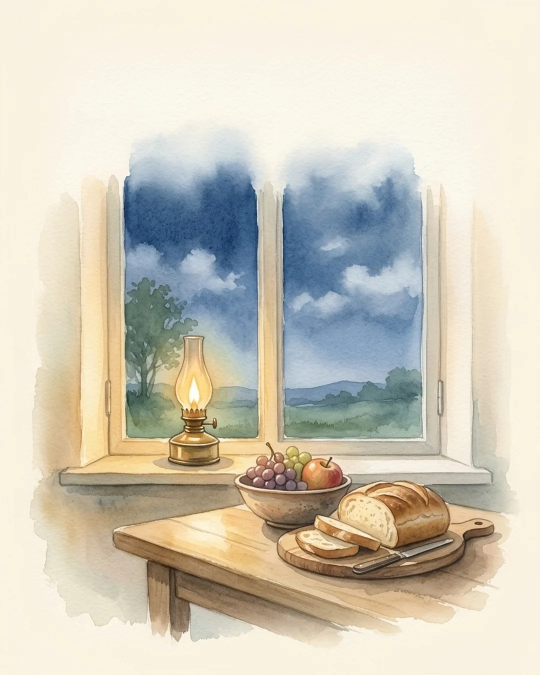
#> input picture imagens/12-24.webp, 1080 x 1350 px (shown at 1/2 size); its folder holds only this picture in this run
$ python folha_de_contato.py
#> lines starting #> are read from the running program, lines starting #| are printed output that depends on the picture
#!/usr/bin/env python3
"""Folhas de contato para a conferência visual das imagens geradas.

Uso: python ferramentas/folha_de_contato.py [pasta=imagens] [saida=ferramentas/imagens/qa] [padrao=*.webp]

O padrão filtra os arquivos (ex.: '*-catolico.webp' só a arte sacra; 'comum-*.webp').

Monta grades de 3 x 4 miniaturas (270 x 338 cada) com o id escrito embaixo,
uma folha por 12 imagens, em ordem alfabética. Quem confere (revisor ou
Gregory) olha folha por folha e anota os ids reprovados; o gerador refaz só
esses (`gerar_imagens.py --refazer id,id`).
"""
import sys
from pathlib import Path

from PIL import Image, ImageDraw, ImageFont

RAIZ = Path(__file__).resolve().parents[1]
COLUNAS, LINHAS = 3, 4
LARG, ALT, RODAPE, MARGEM = 270, 338, 28, 12


def main():
    pasta = Path(sys.argv[1]) if len(sys.argv) > 1 else RAIZ / 'imagens'
    saida = Path(sys.argv[2]) if len(sys.argv) > 2 else RAIZ / 'ferramentas' / 'imagens' / 'qa'
    saida.mkdir(parents=True, exist_ok=True)
    padrao = sys.argv[3] if len(sys.argv) > 3 else '*.webp'
    arquivos = sorted(pasta.glob(padrao))
    if not arquivos:
        sys.exit(f'nenhum .webp em {pasta}')
    try:
        fonte = ImageFont.truetype('arial.ttf', 16)
    except OSError:
        fonte = ImageFont.load_default()
    por_folha = COLUNAS * LINHAS
    total = (len(arquivos) + por_folha - 1) // por_folha
    for n in range(total):
        lote = arquivos[n * por_folha:(n + 1) * por_folha]
        folha = Image.new('RGB', (COLUNAS * (LARG + MARGEM) + MARGEM,
                                  LINHAS * (ALT + RODAPE + MARGEM) + MARGEM),
                          '#FBF6EC')
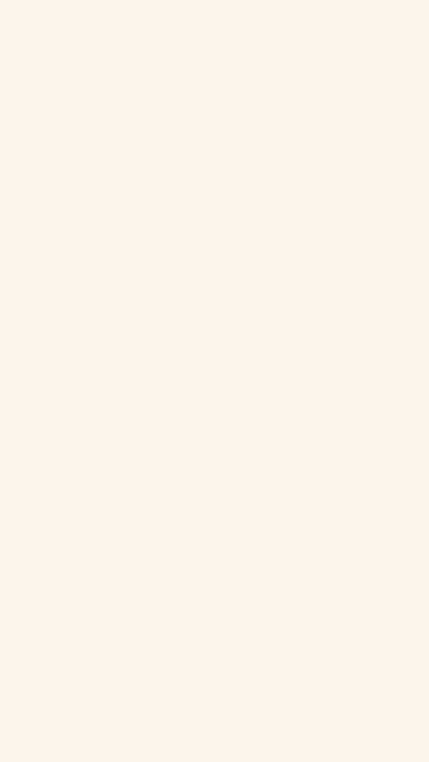
#> folha: PIL image 858x1524 RGB (shown at 1/2 size); mean R, G, B 251, 246, 236
        desenho = ImageDraw.Draw(folha)
        for i, arq in enumerate(lote):
            im = Image.open(arq).convert('RGB')
#> im is the input picture: PIL image 1080x1350 RGB; mean R, G, B 207, 201.6, 185.7
            im.thumbnail((LARG, ALT))
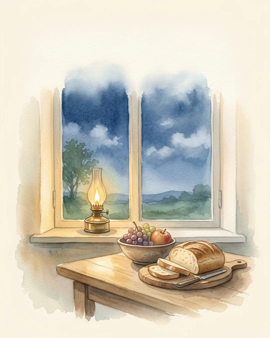
#> im: PIL image 270x338 RGB; mean R, G, B 207.2, 201.7, 185.8
            x = MARGEM + (i % COLUNAS) * (LARG + MARGEM)
            y = MARGEM + (i // COLUNAS) * (ALT + RODAPE + MARGEM)
            folha.paste(im, (x, y))
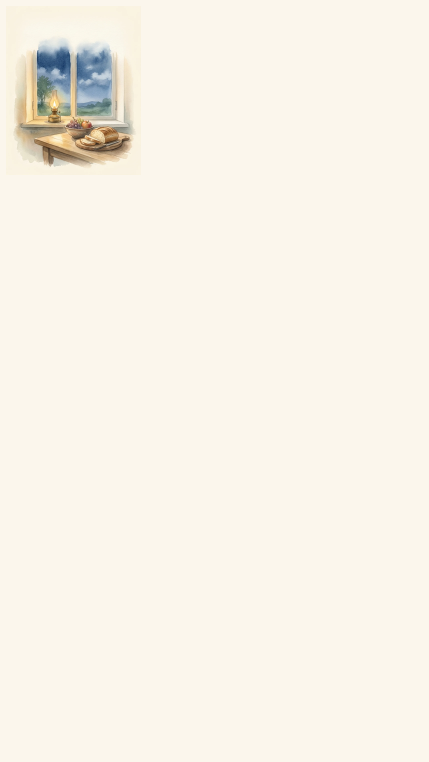
#> folha: PIL image 858x1524 RGB (shown at 1/2 size); mean R, G, B 247.9, 242.9, 232.5
            desenho.text((x, y + ALT + 6), arq.stem, fill='#221D18', font=fonte)
        destino = saida / f'folha-{n + 1:02d}.png'
        folha.save(destino, optimize=True)
        print(f'{destino.name}: {lote[0].stem} … {lote[-1].stem}')
    print(f'{total} folhas, {len(arquivos)} imagens')


if __name__ == '__main__':
    main()

$ run again, on imagens/advento-007.webp
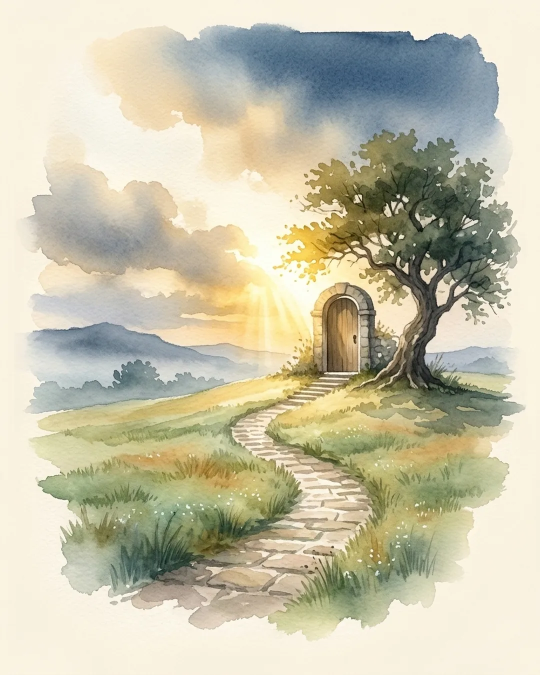
#> input picture imagens/advento-007.webp, 1080 x 1350 px (shown at 1/2 size)
#> in main, im is the input picture: PIL image 1080x1350 RGB; mean R, G, B 199.1, 194.9, 170.4
#> in main, `im.thumbnail((LARG, ALT))`:
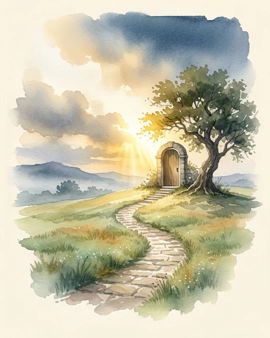
#> im: PIL image 270x338 RGB; mean R, G, B 199.3, 195.1, 170.5
#> in main, `folha.paste(im, (x, y))`:
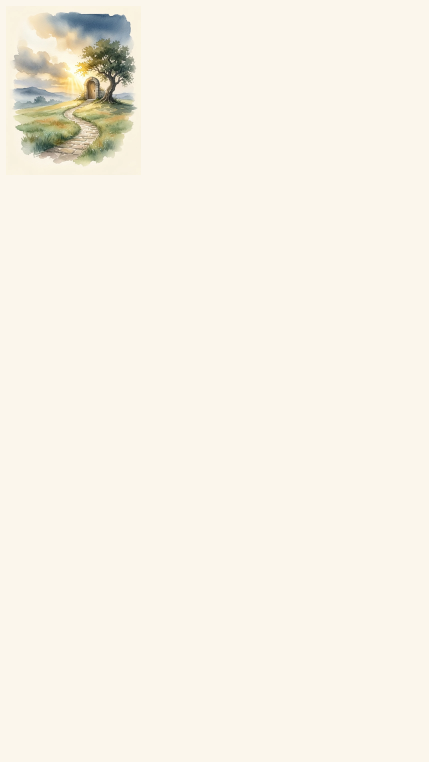
#> folha: PIL image 858x1524 RGB (shown at 1/2 size); mean R, G, B 247.4, 242.4, 231.4
